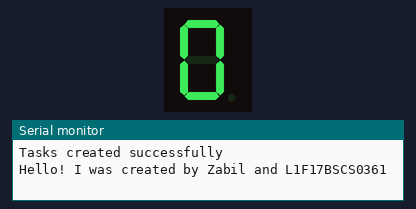
A sketch run on a simulated Arduino Uno, built with avr-gcc and run on an emulated ATmega328P. Parts: 1-digit seven-segment display, the last lines printed to the serial monitor. Wiring (inferred from the names in the program): 1-digit 7-segment display, segments lit when HIGH: segments pin 2, pin 3, pin 4, pin 5, pin 6, pin 7, pin 8. The segment pins are drawn as the display they are named for.

Above: at 0.16 s.
At 2.1 s:
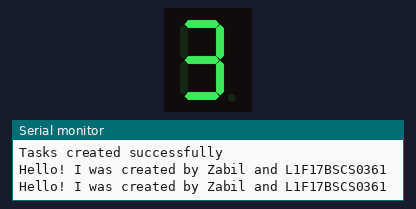
At 3.1 s:
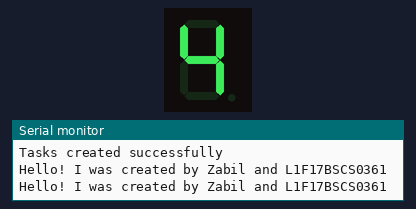
At 5.0 s:
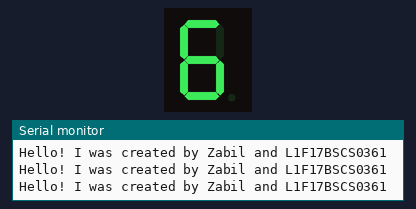
At 8.0 s:
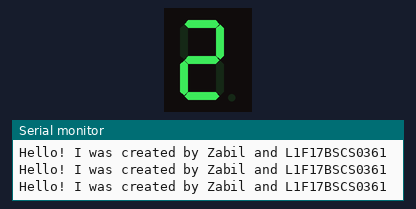
At 13.9 s:
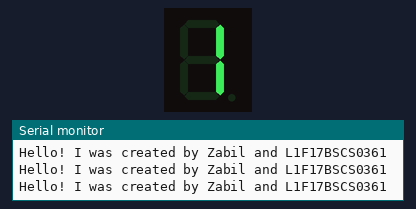

Measured:
- by itself, everything shown: repeats every 13.9 s, in 14 steps
- what the display in image 1 shows lasts 1.0 s, from 2.0 s to 3.0 s

The sketch:

FreeRTOS.ino
```cpp
#include <Arduino_FreeRTOS.h>
const int a_pin = 2, b_pin = 3, c_pin = 4, d_pin = 5, e_pin = 6, f_pin = 7, g_pin = 8;
int Count_data_G = 0;
TaskHandle_t xTaskA;

void xPrintTask();    //TASK 1
void xPrintSegment(); //TASK 2
void xIncCount();     //TASK 3

void clearSegment();
void zeroSegment();
void oneSegment();
void twoSegment();
void threeSegment();
void fourSegment();
void fiveSegment();
void sixSegment();
void sevenSegment();
void eightSegment();
void nineSegment();
void numberToSegment(int);


void setup()
{
    pinMode(a_pin, OUTPUT);
    pinMode(b_pin, OUTPUT);
    pinMode(c_pin, OUTPUT);
    pinMode(d_pin, OUTPUT);
    pinMode(e_pin, OUTPUT);
    pinMode(f_pin, OUTPUT);
    pinMode(g_pin, OUTPUT);
    Serial.begin(9600);
    BaseType_t task_a = xTaskCreate(xPrintTask, "Task_A", 100, NULL, 1, &xTaskA);
    BaseType_t task_b = xTaskCreate(xPrintSegment, "Task_B", 100, NULL, 1, NULL);
    BaseType_t task_c = xTaskCreate(xIncCount, "Task_B", 100, NULL, 1, NULL);
    if(task_a != pdPASS || task_b != pdPASS || task_c != pdPASS)
    {
       Serial.println("Tasks not created");
       vTaskSuspendAll();
    }
    else
      Serial.println("Tasks created successfully");
}

void loop()
{

}

void xPrintTask()
{
  const TickType_t xperiod = pdMS_TO_TICKS(2000);
  TickType_t xlast = xTaskGetTickCount();

  while(1){
    Serial.println("Hello! I was created by Zabil and L1F17BSCS0361");
    vTaskDelayUntil(&xlast, xperiod);
  }

}

void xPrintSegment()
{
  const TickType_t ticks = 2;

  while(1){
    numberToSegment(Count_data_G);
    vTaskDelay(ticks);
  }
}

void xIncCount()
{
  const TickType_t xperiod = pdMS_TO_TICKS(1000);
  TickType_t xlast = xTaskGetTickCount();
   while(1){
      Count_data_G++;
      if(Count_data_G >= 7)
      {
        Count_data_G = 0;
        vTaskSuspend(xTaskA);
      }
      vTaskDelayUntil(&xlast, xperiod);
   }
}

void clearSegment()
{
    digitalWrite(a_pin, LOW);
    digitalWrite(b_pin, LOW);
    digitalWrite(c_pin, LOW);
    digitalWrite(d_pin, LOW);
    digitalWrite(e_pin, LOW);
    digitalWrite(f_pin, LOW);
    digitalWrite(g_pin, LOW);
}

void zeroSegment()
{
    digitalWrite(a_pin, HIGH);
    digitalWrite(b_pin, HIGH);
    digitalWrite(c_pin, HIGH);
    digitalWrite(d_pin, HIGH);
    digitalWrite(e_pin, HIGH);
    digitalWrite(f_pin, HIGH);
}

void oneSegment()
{
    digitalWrite(b_pin, HIGH);
    digitalWrite(c_pin, HIGH);
}

void twoSegment()
{
    digitalWrite(a_pin, HIGH);
    digitalWrite(b_pin, HIGH);
    digitalWrite(g_pin, HIGH);
    digitalWrite(e_pin, HIGH);
    digitalWrite(d_pin, HIGH);
}

void threeSegment()
{
    digitalWrite(a_pin, HIGH);
    digitalWrite(b_pin, HIGH);
    digitalWrite(g_pin, HIGH);
    digitalWrite(c_pin, HIGH);
    digitalWrite(d_pin, HIGH);
}

void fourSegment()
{
    digitalWrite(f_pin, HIGH);
    digitalWrite(g_pin, HIGH);
    digitalWrite(b_pin, HIGH);
    digitalWrite(c_pin, HIGH);
}

void fiveSegment()
{
    digitalWrite(a_pin, HIGH);
    digitalWrite(f_pin, HIGH);
    digitalWrite(g_pin, HIGH);
    digitalWrite(c_pin, HIGH);
    digitalWrite(d_pin, HIGH);
}

void sixSegment()
{
    digitalWrite(a_pin, HIGH);
    digitalWrite(f_pin, HIGH);
    digitalWrite(g_pin, HIGH);
    digitalWrite(c_pin, HIGH);
    digitalWrite(d_pin, HIGH);
    digitalWrite(e_pin, HIGH);
}

void sevenSegment()
{
    digitalWrite(a_pin, HIGH);
    digitalWrite(b_pin, HIGH);
    digitalWrite(c_pin, HIGH);
}

void eightSegment()
{
    digitalWrite(a_pin, HIGH);
    digitalWrite(b_pin, HIGH);
    digitalWrite(c_pin, HIGH);
    digitalWrite(d_pin, HIGH);
    digitalWrite(e_pin, HIGH);
    digitalWrite(f_pin, HIGH);
    digitalWrite(g_pin, HIGH);
}

void nineSegment()
{
    digitalWrite(a_pin, HIGH);
    digitalWrite(b_pin, HIGH);
    digitalWrite(c_pin, HIGH);
    digitalWrite(d_pin, HIGH);
    digitalWrite(f_pin, HIGH);
    digitalWrite(g_pin, HIGH);
}

void numberToSegment(int number)
{
    clearSegment();
    switch (number)
    {
    case 0:
        zeroSegment();
        break;
    case 1:
        oneSegment();
        break;
    case 2:
        twoSegment();
        break;
    case 3:
        threeSegment();
        break;
    case 4:
        fourSegment();
        break;
    case 5:
        fiveSegment();
        break;
    case 6:
        sixSegment();
        break;
    case 7:
        sevenSegment();
        break;
    case 8:
        eightSegment();
        break;
    case 9:
        nineSegment();
        break;
    default:
        clearSegment();
        break;
    }
}
```
